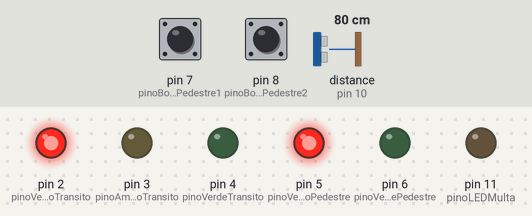
A sketch run on a simulated Arduino Uno, built with avr-gcc and run on an emulated ATmega328P. On the bench: output pins drawn as LEDs (lit = HIGH). Wiring (inferred from the names in the program): ultrasonic range finder: trigger pin 9; echo pin 10. The test bench sets the inputs (shaded band); at power-on: distance to the obstacle (sensor on pin 10) 80 cm, pin 7 (pinoBotaoPedestre1) HIGH, pin 8 (pinoBotaoPedestre2) HIGH. The echo pulse lasts 58.3 µs per cm; pins used as bus, display or sensor lines are not drawn.

Above: at 5.2 s.
5.3 s: distance to the obstacle (sensor on pin 10) set to 19 cm
6.8 s: distance to the obstacle (sensor on pin 10) set to 15 cm
At 7.2 s:
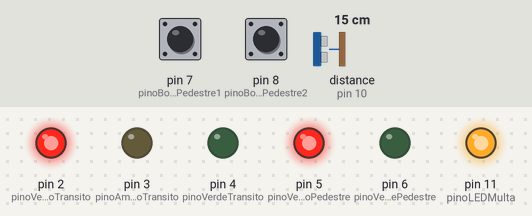
9.8 s: pin 7 (pinoBotaoPedestre1) pulled LOW for 0.15 s
At 10.8 s:
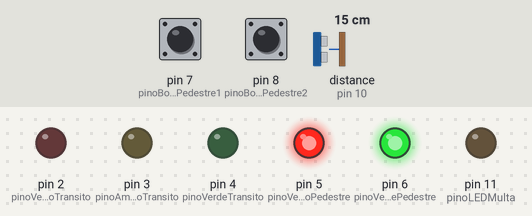
At 12.7 s:
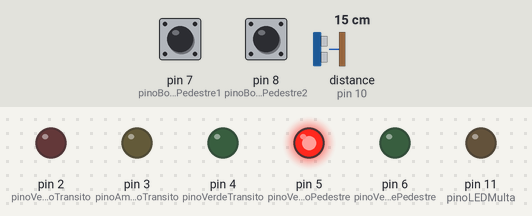
Timing chart, 0 to 36.3 s (numbered marks = the images above; inputs shaded):
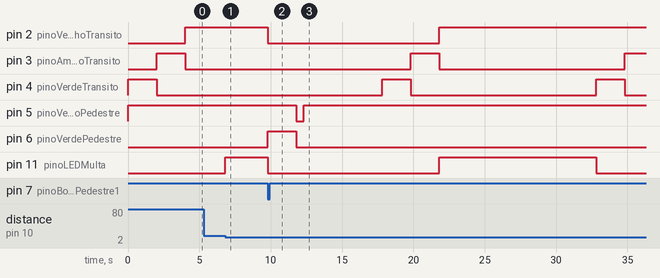

The sketch:

super_rottis1.ino
```cpp
// C++ code
//
const int pinoVermelhoTransito = 2;
const int pinoAmareloTransito = 3;
const int pinoVerdeTransito = 4;
const int pinoVermelhoPedestre = 5;
const int pinoVerdePedestre = 6;
const int pinoBotaoPedestre1 = 7;
const int pinoBotaoPedestre2 = 8;
const int pinoTrigSonar = 9;
const int pinoEchoSonar = 10;
const int pinoLEDMulta = 11;

long tempoAnterior = 0;
long intervalo = 15000;
long tempoTravessiaPedestre = 5000;
bool travessiaPedestreAtiva = false;

void setup() {
  pinMode(pinoVermelhoTransito, OUTPUT);
  pinMode(pinoAmareloTransito, OUTPUT);
  pinMode(pinoVerdeTransito, OUTPUT);
  pinMode(pinoVermelhoPedestre, OUTPUT);
  pinMode(pinoVerdePedestre, OUTPUT);
  pinMode(pinoBotaoPedestre1, INPUT_PULLUP);
  pinMode(pinoBotaoPedestre2, INPUT_PULLUP);
  pinMode(pinoLEDMulta, OUTPUT);
  pinMode(pinoTrigSonar, OUTPUT);
  pinMode(pinoEchoSonar, INPUT);

  semaforoTransito();
}

void loop() {
  if (carroDetectado()) {
    digitalWrite(pinoLEDMulta, HIGH);
    delay(1000);
    digitalWrite(pinoLEDMulta, LOW);
  }

  if (digitalRead(pinoBotaoPedestre1) == LOW || digitalRead(pinoBotaoPedestre2) == LOW) {
    travessiaPedestreAtiva = true;
    semaforoPedestre();
    delay(tempoTravessiaPedestre);
    travessiaPedestreAtiva = false;
  }

  unsigned long tempoAtual = millis();
  if (!travessiaPedestreAtiva && tempoAtual - tempoAnterior >= intervalo) {
    tempoAnterior = tempoAtual;
    semaforoTransito();
  }
}

void semaforoTransito() {
  digitalWrite(pinoVermelhoPedestre, HIGH);
  digitalWrite(pinoVerdeTransito, HIGH);
  delay(2000);
  digitalWrite(pinoVerdeTransito, LOW);
  digitalWrite(pinoAmareloTransito, HIGH);
  delay(2000);
  digitalWrite(pinoVermelhoTransito, HIGH);
  digitalWrite(pinoAmareloTransito, LOW);
}

void semaforoPedestre() {
  digitalWrite(pinoVerdeTransito, LOW);
  digitalWrite(pinoAmareloTransito, LOW);
  digitalWrite(pinoVermelhoTransito, LOW);
  digitalWrite(pinoVerdePedestre, HIGH);
  delay(2000);
  digitalWrite(pinoVerdePedestre, LOW);
  digitalWrite(pinoVermelhoPedestre, LOW);
  delay(500);
  digitalWrite(pinoVermelhoPedestre, HIGH);
  delay(500);
}

bool carroDetectado() {
  digitalWrite(pinoTrigSonar, LOW);
  delayMicroseconds(2);
  digitalWrite(pinoTrigSonar, HIGH);
  delayMicroseconds(10);
  digitalWrite(pinoTrigSonar, LOW);

  long duracao = pulseIn(pinoEchoSonar, HIGH);
  return duracao < 1000;
}
```

Measured:
- the behaviour switches between 18 and 17 cm on distance to the obstacle (sensor on pin 10) (found by bisection; images 0 and 1)
- after the input at 5.3 s, every drawn part: stays the same
- after the input at 6.8 s, pin 11 (pinoLEDMulta): LOW → HIGH at once
- after the input at 9.8 s, pin 2 (pinoVermelhoTransito): HIGH → LOW at once, → HIGH 12.0 s later; pin 5 (pinoVermelhoPedestre): HIGH → LOW after 2.0 s, → HIGH 0.50 s later; pin 6 (pinoVerdePedestre): LOW → HIGH at once, → LOW 2.0 s later
- by itself, pin 4 (pinoVerdeTransito): alternates HIGH for 2.0 s and LOW for 13.0 s
